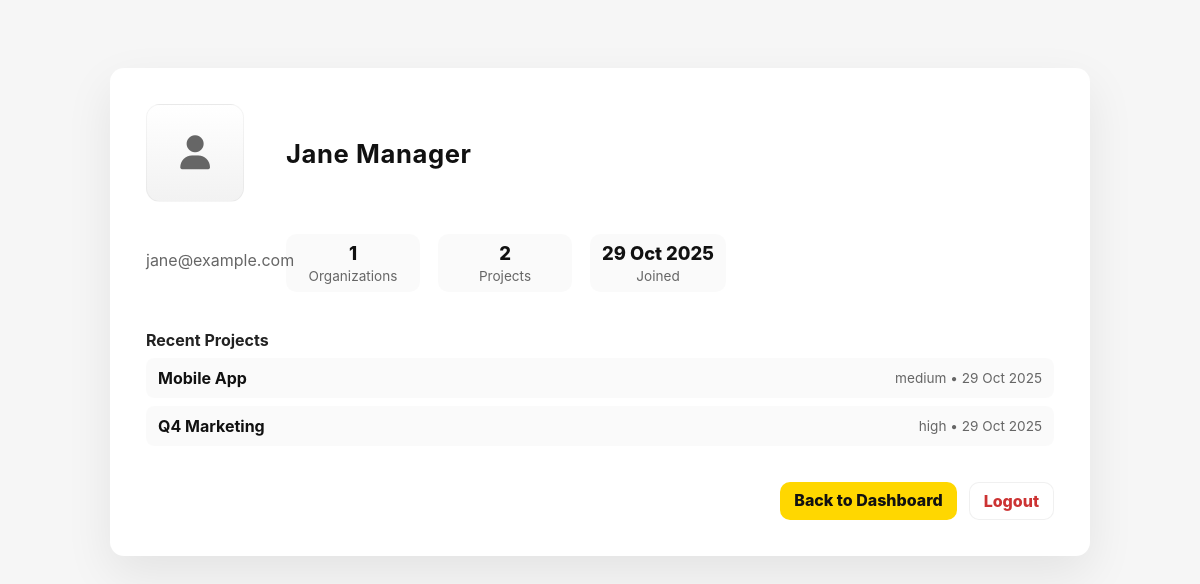
/profile.php (signed in), run on the app's committed database.
### tables this page shows
CREATE TABLE `user_account` (
  `user_id` int(10) UNSIGNED NOT NULL,
  `user_name` varchar(100) NOT NULL,
  `email_address` varchar(150) NOT NULL,
  `password_hash` varchar(255) NOT NULL,
  `user_type` enum('admin','member','guest') DEFAULT 'member',
  `created_time` datetime DEFAULT current_timestamp(),
  `last_login` datetime DEFAULT NULL
);

CREATE TABLE `project` (
  `project_id` int(10) UNSIGNED NOT NULL,
  `name` varchar(150) NOT NULL,
  `description` varchar(500) DEFAULT NULL,
  `status` enum('planned','active','completed','archived') DEFAULT 'planned',
  `created_time` datetime DEFAULT current_timestamp(),
  `updated_time` datetime DEFAULT current_timestamp() ON UPDATE current_timestamp(),
  `due_date` date DEFAULT NULL,
  `completion_date` date DEFAULT NULL,
  `priority` enum('low','medium','high') DEFAULT 'medium',
  `visibility` enum('private','public') DEFAULT 'private',
  `user_id` int(10) UNSIGNED DEFAULT NULL,
  `organization_id` int(10) UNSIGNED DEFAULT NULL
);

### profile.php (the view, shortened to what this page needs)
<?php
require_once 'conn.php';
$user_id = intval($_SESSION['user_id']);
$ustmt = mysqli_prepare($dbConn, "SELECT user_id, user_name, email_address, created_time, last_login FROM user_account WHERE user_id = ? LIMIT 1");
mysqli_stmt_bind_param($ustmt, 'i', $user_id);
mysqli_stmt_execute($ustmt);
$ures = mysqli_stmt_get_result($ustmt);
$user = $ures && mysqli_num_rows($ures) ? mysqli_fetch_assoc($ures) : null;
$ostmt = mysqli_prepare($dbConn, "SELECT COUNT(DISTINCT organization_id) AS org_count FROM organization_user WHERE user_id = ?");
mysqli_stmt_bind_param($ostmt, 'i', $user_id);
mysqli_stmt_execute($ostmt);
$oRes = mysqli_stmt_get_result($ostmt);
$orgCount = ($oRes && $r = mysqli_fetch_assoc($oRes)) ? intval($r['org_count']) : 0;
$pstmt = mysqli_prepare($dbConn, "SELECT COUNT(*) AS project_count FROM project WHERE user_id = ?");
mysqli_stmt_bind_param($pstmt, 'i', $user_id);
mysqli_stmt_execute($pstmt);
$pRes = mysqli_stmt_get_result($pstmt);
$projectCount = ($pRes && $r2 = mysqli_fetch_assoc($pRes)) ? intval($r2['project_count']) : 0;
$listStmt = mysqli_prepare($dbConn, "SELECT project_id, name, priority, created_time FROM project WHERE user_id = ? ORDER BY created_time DESC LIMIT 8");
mysqli_stmt_bind_param($listStmt, 'i', $user_id);
mysqli_stmt_execute($listStmt);
$listRes = mysqli_stmt_get_result($listStmt);
$projects = [];
if ($listRes) while ($row = mysqli_fetch_assoc($listRes)) $projects[] = $row;
?>
<!doctype html>
<html lang="en">
<head>
  <link rel="stylesheet" href="profile.css">
  <link href="https://cdnjs.cloudflare.com/ajax/libs/font-awesome/6.5.0/css/all.min.css" rel="stylesheet">
</head>
<body>
  <main class="profile-wrap">
    <section class="profile-card">
      <div class="avatar" aria-hidden="true">
        <i class="fa fa-user"></i>
      </div>
      <h1 class="name"><?php echo $user ? htmlspecialchars($user['user_name']) : 'Unknown User'; ?></h1>
      <p class="email"><?php echo $user ? htmlspecialchars($user['email_address']) : ''; ?></p>
      <div class="stats">
        <div class="stat">
          <div class="num"><?php echo $orgCount; ?></div>
          <div class="label">Organizations</div>
        </div>
        <div class="stat">
          <div class="num"><?php echo $projectCount; ?></div>
          <div class="label">Projects</div>
        </div>
        <div class="stat">
          <div class="num"><?php echo $user ? htmlspecialchars(date('d M Y', strtotime($user['created_time'] ?? date('Y-m-d')))) : '-'; ?></div>
          <div class="label">Joined</div>
        </div>
      </div>
      <div class="section">
        <h3>Recent Projects</h3>
        <ul class="proj-list">
          <?php if (count($projects) === 0): ?>
            <li class="empty">No projects yet.</li>
          <?php else: foreach ($projects as $pr): ?>
            <li>
              <a href="personalhive.php?project_id=<?php echo (int)$pr['project_id']; ?>" class="proj-link"><?php echo htmlspecialchars($pr['name']); ?></a>
              <span class="proj-meta"><?php echo htmlspecialchars($pr['priority']); ?> • <?php echo htmlspecialchars(date('d M Y', strtotime($pr['created_time']))); ?></span>
            </li>
          <?php endforeach; endif; ?>
        </ul>
      </div>
      <div class="actions">
        <a class="btn" href="personal.php">Back to Dashboard</a>
        <a class="btn muted" href="login.php">Logout</a>
      </div>
    </section>
  </main>
</body>
</html>

### profile.css (style rules this page uses)
:root { --bg:#f6f6f6; --card:#fff; --accent:#ffd700; --muted:#666; }
body { font-family:Inter, system-ui, -apple-system, 'Segoe UI', Roboto, Arial; background:var(--bg); color:#222; }
.profile-wrap { max-width:980px; margin:48px auto; padding:20px; }
.profile-card { background:var(--card); border-radius:14px; box-shadow:0 18px 48px rgba(0,0,0,0.08); padding:36px; display:grid; grid-template-columns:120px 1fr; gap:20px; align-items:center; }
.avatar { width:96px; height:96px; background:linear-gradient(180deg,#fff,#f2f2f2); border-radius:14px; display:flex; align-items:center; justify-content:center; font-size:34px; color:var(--muted); border:1px solid rgba(0,0,0,0.04); }
.name { margin:0; font-size:1.6rem; color:#111; letter-spacing:0.6px; }
.email { margin:6px 0 0; color:var(--muted); }
.stats { display:flex; gap:18px; margin-top:12px; }
.stat { text-align:center; padding:8px 12px; background:rgba(0,0,0,0.02); border-radius:10px; min-width:110px; }
.stat .num { font-weight:800; color:#111; font-size:1.15rem; }
.stat .label { font-size:0.85rem; color:var(--muted); margin-top:4px; }
.section { grid-column:1/-1; margin-top:18px; }
.section h3 { margin:0 0 8px; font-size:1rem; }
.proj-list { list-style:none; padding:0; margin:0; display:grid; gap:8px; }
.proj-list li { display:flex; justify-content:space-between; align-items:center; padding:10px 12px; border-radius:8px; background:rgba(0,0,0,0.02); }
.proj-link { color:#111; font-weight:700; text-decoration:none; }
.proj-meta { color:var(--muted); font-size:0.85rem; }
.actions { grid-column:1/-1; display:flex; gap:12px; justify-content:flex-end; margin-top:16px; }
.btn { background:var(--accent); color:#111; padding:8px 14px; border-radius:10px; font-weight:800; text-decoration:none; }
.btn.muted { background:#fff; color:#c33; border:1px solid rgba(0,0,0,0.06); }

### data on the page
user_account: user_name "Jane Manager", email_address "jane@example.com"
project: name "Mobile App", priority "medium", created_time "29 Oct 2025"
project: name "Q4 Marketing", priority "high", created_time "29 Oct 2025"

### other printed values
$orgCount "1"
$projectCount "2"
